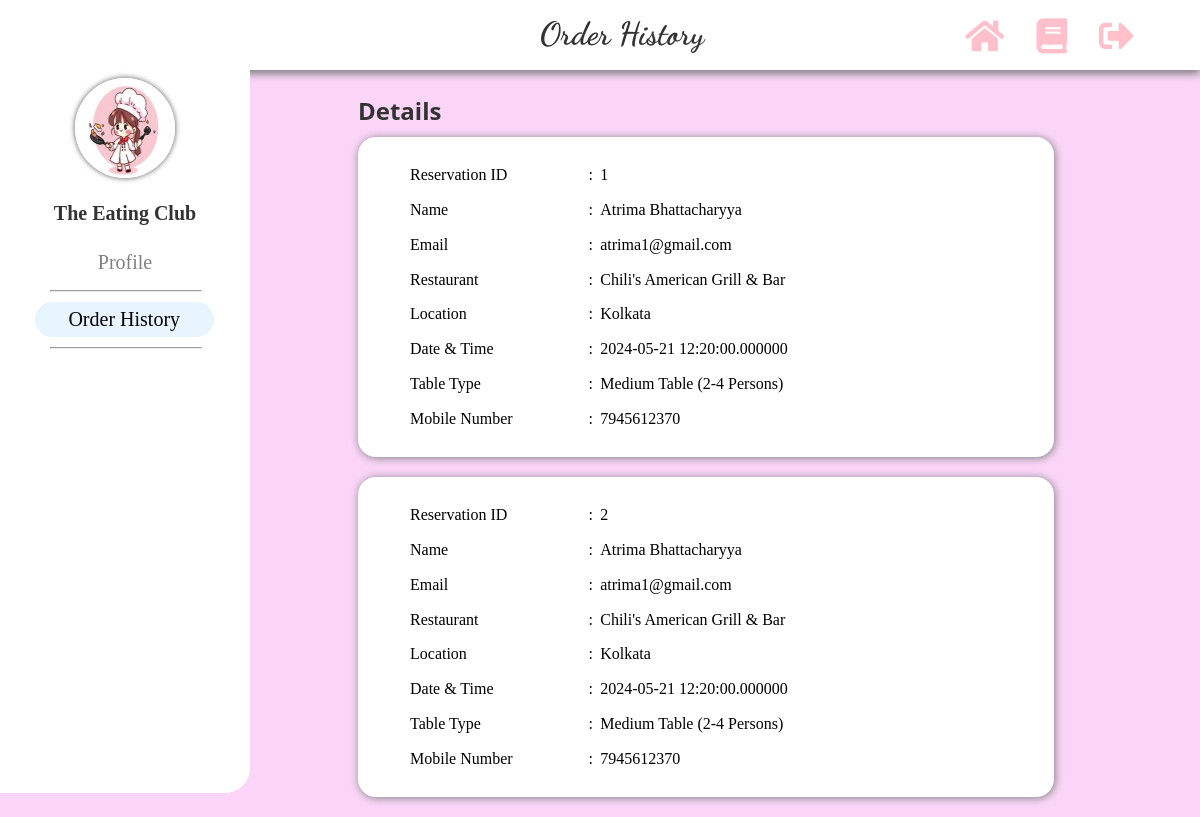
Page /orders.php (signed in) on the committed database.
### tables this page shows
CREATE TABLE `booktable` (
  `r_id` int(11) NOT NULL,
  `uni_id` varchar(10) NOT NULL,
  `name` varchar(255) NOT NULL,
  `email` varchar(255) NOT NULL,
  `restaurant` varchar(255) NOT NULL,
  `location` varchar(255) NOT NULL,
  `reservationdatetime` datetime(6) NOT NULL,
  `tabletype` varchar(100) NOT NULL,
  `mobnumber` bigint(20) NOT NULL
);

### orders.php (the view, shortened to what this page needs)
<?php
include 'server.php';
$user_id = $_SESSION['user_id'];
$sql = "SELECT * FROM booktable WHERE email IN (SELECT username FROM users WHERE u_id = ?)";
$stmt = $conn->prepare($sql);
$stmt->bind_param("i", $user_id);
$stmt->execute();
$result = $stmt->get_result();
?>
<!DOCTYPE html>
<html lang="en">
<head>
    <link rel="stylesheet" href="r.css">
    <link rel="stylesheet" href="https://cdnjs.cloudflare.com/ajax/libs/font-awesome/5.12.1/css/all.min.css">
</head>
<body>
<div class="navbar-top">
    <div class="title">
        <h1>Order History</h1>
    </div>
    <ul>
        <li><a href="swigy.html"><i class="fas fa-home" style="font-size:35px; color:pink;"></i></a></li>
        <li><a href="booktable.html"><i class="fas fa-book" style="font-size:35px; color:pink;"></i></a></li>
        <li><a href="index.html"><i class="fa fa-sign-out-alt" style="font-size:35px; color:pink;"></i></a></li>
    </ul>
</div>
<div class="sidenav">
    <div class="profile">
        <img src="logo.jpg" alt="" width="100" height="100">
        <div class="name">The Eating Club</div>
    </div>
    <div class="sidenav-url">
        <div class="url">
            <a href="myprofile.php">Profile</a>
            <hr align="center">
        </div>
        <div class="url">
            <a href="orders.php"class="active" >Order History</a>
            <hr align="center">
        </div>
    </div>
</div>
<div class="main">
        <h2>Details</h2>
                        <?php while ($reservation = $result->fetch_assoc()): ?>
                        <?php
                        echo '<div class="card">';
                        echo '<div class="card-body">';
                        echo '<table>';
                        echo '<tbody>';?>
                        <tr><td><p>Reservation ID</td><td>:</td><td><td><?php echo htmlspecialchars($reservation['r_id']); ?></p></td></tr>
                        <tr><td><p>Name</td><td>:</td><td><td><?php echo htmlspecialchars($reservation['name']); ?></p></td></tr>
                        <tr><td><p>Email</td><td>:</td><td><td><?php echo htmlspecialchars($reservation['email']); ?></p></td></tr>
                        <tr><td><p>Restaurant</td><td>:</td><td><td> <?php echo htmlspecialchars($reservation['restaurant']); ?></p></td></tr>
                        <tr><td><p>Location</td><td>:</td><td><td><?php echo htmlspecialchars($reservation['location']); ?></p></td></tr>
                        <tr><td><p>Date & Time</td><td>:</td><td><td><?php echo htmlspecialchars($reservation['reservationdatetime']); ?></p></td></tr>
                        <tr><td><p>Table Type</td><td>:</td><td><td><?php echo htmlspecialchars($reservation['tabletype']); ?></p></td></tr>
                        <tr><td><p>Mobile Number</td><td>:</td><td><td><?php echo htmlspecialchars($reservation['mobnumber']); ?></p></td></tr>
                        <?php
                        echo '</tbody>';
                        echo '</table>';
                        echo '</div>';
                        echo '</div>'; ?>
                        <?php endwhile; ?>
    </div>
</body>
</html>

### r.css (style rules this page uses)
* { margin: 0; padding: 0px; }
body { background-color: #fad5f8; font-family: 'Times New Roman', Times, serif; }
.navbar-top { background-color: #fff; color: #333; box-shadow: 0px 4px 8px 0px grey; height: 70px; }
.title { font-family: 'Dancing Script', cursive; padding-top: 15px; position: absolute; left: 45%; }
.navbar-top ul { float: right; list-style-type: none; margin: 0; padding: 18px 50px 0 40px; }
.navbar-top ul li { float: left; }
.navbar-top ul li a { color: #333; padding: 14px 16px; text-align: center; text-decoration: none; }
.sidenav { background-color: #fff; color: #333; border-bottom-right-radius: 25px; height: 86%; left: 0; overflow-x: hidden; padding-top: 20px; position: absolute; top: 70px; width: 250px; }
.profile { margin-bottom: 20px; margin-top: -12px; text-align: center; }
.profile img { border-radius: 50%; box-shadow: 0px 0px 5px 1px grey; }
.name { font-size: 20px; font-weight: bold; padding-top: 20px; }
.url, hr { text-align: center; }
.url hr { margin-left: 20%; width: 60%; }
.url a { color: #818181; display: block; font-size: 20px; margin: 10px 0; padding: 6px 8px; text-decoration: none; }
.url a:hover, .url .active { background-color: #e8f5ff; border-radius: 28px; color: #000; margin-left: 14%; width: 65%; }
.main { margin-top: 2%; margin-left: 29%; font-size: 28px; padding: 0 10px; width: 58%; }
.main h2 { color: #333; font-family: 'Segoe UI', Tahoma, Geneva, Verdana, sans-serif; font-size: 24px; margin-bottom: 10px; }
.main .card { background-color: #fff; border-radius: 18px; box-shadow: 1px 1px 8px 0 grey; height: 280px; margin-bottom: 20px; padding: 20px 0 20px 50px; }
.main .card table { border: none; font-size: 16px; height: 280px; width: 80%; }

### rows in the picture
booktable: r_id "1", name "Atrima Bhattacharyya", email "atrima1@gmail.com", restaurant "Chili's American Grill & Bar", location "Kolkata", reservationdatetime "2024-05-21 12:20:00.000000", tabletype "Medium Table (2-4 Persons)", mobnumber "7945612370"
booktable: r_id "2", name "Atrima Bhattacharyya", email "atrima1@gmail.com", restaurant "Chili's American Grill & Bar", location "Kolkata", reservationdatetime "2024-05-21 12:20:00.000000", tabletype "Medium Table (2-4 Persons)", mobnumber "7945612370"
